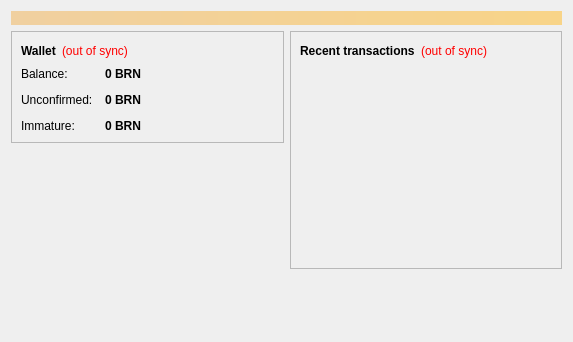
<?xml version="1.0" encoding="UTF-8"?>
<ui version="4.0">
 <class>OverviewPage</class>
 <widget class="QWidget" name="OverviewPage">
  <property name="geometry">
   <rect>
    <x>0</x>
    <y>0</y>
    <width>573</width>
    <height>342</height>
   </rect>
  </property>
  <property name="windowTitle">
   <string>Form</string>
  </property>
  <layout class="QVBoxLayout" name="topLayout">
   <item>
    <widget class="QLabel" name="labelAlerts">
     <property name="visible">
      <bool>false</bool>
     </property>
     <property name="styleSheet">
      <string notr="true">background-color: qlineargradient(x1: 0, y1: 0, x2: 1, y2: 0, stop:0 #F0D0A0, stop:1 #F8D488); color:#000000;</string>
     </property>
     <property name="wordWrap">
      <bool>true</bool>
     </property>
     <property name="margin">
      <number>3</number>
     </property>
    </widget>
   </item>
   <item>
    <layout class="QHBoxLayout" name="horizontalLayout" stretch="1,1">
     <item>
      <layout class="QVBoxLayout" name="verticalLayout_2">
       <item>
        <widget class="QFrame" name="frame">
         <property name="frameShape">
          <enum>QFrame::StyledPanel</enum>
         </property>
         <property name="frameShadow">
          <enum>QFrame::Raised</enum>
         </property>
         <layout class="QVBoxLayout" name="verticalLayout_4">
          <item>
           <layout class="QHBoxLayout" name="horizontalLayout_4">
            <item>
             <widget class="QLabel" name="label_5">
              <property name="font">
               <font>
                <weight>75</weight>
                <bold>true</bold>
               </font>
              </property>
              <property name="text">
               <string>Wallet</string>
              </property>
             </widget>
            </item>
            <item>
             <widget class="QLabel" name="labelWalletStatus">
              <property name="toolTip">
               <string>The displayed information may be out of date. Your wallet automatically synchronizes with the BitzRichCoin network after a connection is established, but this process has not completed yet.</string>
              </property>
              <property name="styleSheet">
               <string notr="true">QLabel { color: red; }</string>
              </property>
              <property name="text">
               <string notr="true">(out of sync)</string>
              </property>
              <property name="alignment">
               <set>Qt::AlignLeading|Qt::AlignLeft|Qt::AlignVCenter</set>
              </property>
             </widget>
            </item>
            <item>
             <spacer name="horizontalSpacer_2">
              <property name="orientation">
               <enum>Qt::Horizontal</enum>
              </property>
              <property name="sizeHint" stdset="0">
               <size>
                <width>40</width>
                <height>20</height>
               </size>
              </property>
             </spacer>
            </item>
           </layout>
          </item>
          <item>
           <layout class="QFormLayout" name="formLayout_2">
            <property name="fieldGrowthPolicy">
             <enum>QFormLayout::AllNonFixedFieldsGrow</enum>
            </property>
            <property name="horizontalSpacing">
             <number>12</number>
            </property>
            <property name="verticalSpacing">
             <number>12</number>
            </property>
            <item row="0" column="0">
             <widget class="QLabel" name="label">
              <property name="text">
               <string>Balance:</string>
              </property>
             </widget>
            </item>
            <item row="0" column="1">
             <widget class="QLabel" name="labelBalance">
              <property name="font">
               <font>
                <weight>75</weight>
                <bold>true</bold>
               </font>
              </property>
              <property name="cursor">
               <cursorShape>IBeamCursor</cursorShape>
              </property>
              <property name="toolTip">
               <string>Your current balance</string>
              </property>
              <property name="text">
               <string notr="true">0 BRN</string>
              </property>
              <property name="textInteractionFlags">
               <set>Qt::LinksAccessibleByMouse|Qt::TextSelectableByKeyboard|Qt::TextSelectableByMouse</set>
              </property>
             </widget>
            </item>
            <item row="1" column="0">
             <widget class="QLabel" name="label_3">
              <property name="text">
               <string>Unconfirmed:</string>
              </property>
             </widget>
            </item>
            <item row="1" column="1">
             <widget class="QLabel" name="labelUnconfirmed">
              <property name="font">
               <font>
                <weight>75</weight>
                <bold>true</bold>
               </font>
              </property>
              <property name="cursor">
               <cursorShape>IBeamCursor</cursorShape>
              </property>
              <property name="toolTip">
               <string>Total of transactions that have yet to be confirmed, and do not yet count toward the current balance</string>
              </property>
              <property name="text">
               <string notr="true">0 BRN</string>
              </property>
              <property name="textInteractionFlags">
               <set>Qt::LinksAccessibleByMouse|Qt::TextSelectableByKeyboard|Qt::TextSelectableByMouse</set>
              </property>
             </widget>
            </item>
            <item row="2" column="0">
             <widget class="QLabel" name="labelImmatureText">
              <property name="text">
               <string>Immature:</string>
              </property>
             </widget>
            </item>
            <item row="2" column="1">
             <widget class="QLabel" name="labelImmature">
              <property name="font">
               <font>
                <weight>75</weight>
                <bold>true</bold>
               </font>
              </property>
              <property name="toolTip">
               <string>Mined balance that has not yet matured</string>
              </property>
              <property name="text">
               <string notr="true">0 BRN</string>
              </property>
              <property name="textInteractionFlags">
               <set>Qt::LinksAccessibleByMouse|Qt::TextSelectableByKeyboard|Qt::TextSelectableByMouse</set>
              </property>
             </widget>
            </item>
           </layout>
          </item>
         </layout>
        </widget>
       </item>
       <item>
        <spacer name="verticalSpacer">
         <property name="orientation">
          <enum>Qt::Vertical</enum>
         </property>
         <property name="sizeHint" stdset="0">
          <size>
           <width>20</width>
           <height>40</height>
          </size>
         </property>
        </spacer>
       </item>
        <item>
         <widget class="QLabel" name="label_wallet_bgcoin">
          <property name="text">
           <string/>
          </property>
          <property name="pixmap">
           <pixmap resource="../bitcoin.qrc">:/images/wallet_bgcoin</pixmap>
          </property>
          <property name="scaledContents">
           <bool>false</bool>
          </property>
          <property name="alignment">
           <set>Qt::AlignCenter</set>
          </property>
          <property name="margin">
           <number>-2</number>
          </property>
         </widget>
        </item>
        <item>
         <widget class="QLabel" name="label_6">
          <property name="text">
           <string/>
          </property>
         </widget>
        </item>
      </layout>
     </item>
     <item>
      <layout class="QVBoxLayout" name="verticalLayout_3">
       <item>
        <widget class="QFrame" name="frame_2">
         <property name="frameShape">
          <enum>QFrame::StyledPanel</enum>
         </property>
         <property name="frameShadow">
          <enum>QFrame::Raised</enum>
         </property>
         <layout class="QVBoxLayout" name="verticalLayout">
          <item>
           <layout class="QHBoxLayout" name="horizontalLayout_2">
            <item>
             <widget class="QLabel" name="label_4">
              <property name="text">
               <string>&lt;b&gt;Recent transactions&lt;/b&gt;</string>
              </property>
             </widget>
            </item>
            <item>
             <widget class="QLabel" name="labelTransactionsStatus">
              <property name="toolTip">
               <string>The displayed information may be out of date. Your wallet automatically synchronizes with the BitzRichCoin network after a connection is established, but this process has not completed yet.</string>
              </property>
              <property name="styleSheet">
               <string notr="true">QLabel { color: red; }</string>
              </property>
              <property name="text">
               <string notr="true">(out of sync)</string>
              </property>
              <property name="alignment">
               <set>Qt::AlignRight|Qt::AlignTrailing|Qt::AlignVCenter</set>
              </property>
             </widget>
            </item>
            <item>
             <spacer name="horizontalSpacer">
              <property name="orientation">
               <enum>Qt::Horizontal</enum>
              </property>
              <property name="sizeHint" stdset="0">
               <size>
                <width>40</width>
                <height>20</height>
               </size>
              </property>
             </spacer>
            </item>
           </layout>
          </item>
          <item>
           <widget class="QListView" name="listTransactions">
            <property name="styleSheet">
             <string notr="true">QListView { background: transparent; }</string>
            </property>
            <property name="frameShape">
             <enum>QFrame::NoFrame</enum>
            </property>
            <property name="verticalScrollBarPolicy">
             <enum>Qt::ScrollBarAlwaysOff</enum>
            </property>
            <property name="horizontalScrollBarPolicy">
             <enum>Qt::ScrollBarAlwaysOff</enum>
            </property>
            <property name="selectionMode">
             <enum>QAbstractItemView::NoSelection</enum>
            </property>
           </widget>
          </item>
         </layout>
        </widget>
       </item>
       <item>
        <spacer name="verticalSpacer_2">
         <property name="orientation">
          <enum>Qt::Vertical</enum>
         </property>
         <property name="sizeHint" stdset="0">
          <size>
           <width>20</width>
           <height>40</height>
          </size>
         </property>
        </spacer>
       </item>
      </layout>
     </item>
    </layout>
   </item>
  </layout>
 </widget>
 <resources/>
 <connections/>
</ui>
